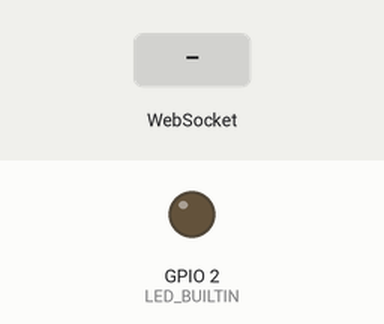
Bench run of a sketch on a simulated ESP8266 (NodeMCU). Shown: output pins drawn as LEDs (lit = HIGH, except the on-board LED, lit = LOW). The test bench sets the inputs (shaded band).

Above: at 1.2 s.
1.3 s: WebSocket text "0" received
Timing chart, 0 to 4.3 s (numbered marks = the images above; inputs shaded):
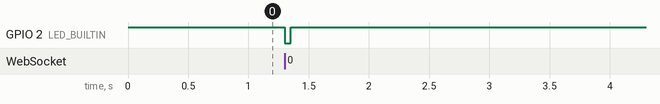

Measured:
- after the input at 1.3 s, GPIO 2 (LED_BUILTIN): HIGH → LOW at once, → HIGH 0.05 s later

The sketch:

ESP8266_3Wheel_Remote.ino
```cpp
#include <ESP8266WiFi.h>
#include <ESP8266WebServer.h>
#include <WebSocketsServer.h>
#include <ArduinoJson.h>

const char* ssid     = "3Wheel Remote Controller";
const char* password = "";

// Commands sent to robot over UART : w / s / a / d / x (stop)
// Telemetry received from robot    : $speed,roll,pitch,counter\n
String webpage = "<!DOCTYPE html><html><head><meta charset='UTF-8'><meta name='viewport' content='width=device-width, initial-scale=1, user-scalable=no'><title>3Wheel Remote</title><style>body{font-family:Arial,sans-serif;background:#1a1a2e;color:#eee;display:flex;flex-direction:column;align-items:center;padding:20px;gap:15px;}h1{font-size:1.4rem;color:#00d4ff;}#status{font-size:.85rem;padding:4px 14px;border-radius:20px;background:#333;}#status.on{background:#1a6b1a;color:#7fff7f;}.tele{display:grid;grid-template-columns:1fr 1fr;gap:10px;width:100%;max-width:300px;}.box{background:#16213e;border:1px solid #0f3460;border-radius:10px;padding:12px;text-align:center;}.lbl{font-size:.7rem;color:#888;text-transform:uppercase;letter-spacing:1px;}.val{font-size:1.6rem;font-weight:bold;color:#00d4ff;margin-top:4px;}.dpad{display:grid;grid-template-columns:repeat(3,80px);grid-template-rows:repeat(3,80px);gap:8px;}.btn{background:#16213e;border:2px solid #0f3460;border-radius:12px;color:#00d4ff;font-size:1.8rem;cursor:pointer;user-select:none;touch-action:none;display:flex;align-items:center;justify-content:center;}.btn.pressed{background:#0a4a8a;border-color:#00d4ff;}.blank{visibility:hidden;}.btn.stop{background:#3e1616;border-color:#8a0000;color:#ff4444;font-size:1.2rem;}.btn.stop.pressed{background:#8a0000;border-color:#ff4444;}</style></head><body><h1>3Wheel Remote Controller</h1><div id='status'>Disconnected</div><div class='tele'><div class='box'><div class='lbl'>Speed</div><div class='val' id='vs'>--</div></div><div class='box'><div class='lbl'>Roll</div><div class='val' id='vr'>--</div></div><div class='box'><div class='lbl'>Pitch</div><div class='val' id='vp'>--</div></div><div class='box'><div class='lbl'>Counter</div><div class='val' id='vc'>--</div></div></div><div class='dpad'><div class='blank'></div><div class='btn' id='btn_w'>&#9650;</div><div class='blank'></div><div class='btn' id='btn_a'>&#9664;</div><div class='btn stop' id='btn_stop'>&#9632;</div><div class='btn' id='btn_d'>&#9654;</div><div class='blank'></div><div class='btn' id='btn_s'>&#9660;</div><div class='blank'></div></div></body><script> var Socket; var st = document.getElementById('status'); function init() { Socket = new WebSocket('ws://' + window.location.hostname + ':81/'); Socket.onopen = function() { st.textContent = 'Connected'; st.className = 'on'; }; Socket.onclose = function() { st.textContent = 'Disconnected'; st.className = ''; setTimeout(init, 3000); }; Socket.onerror = function() { st.textContent = 'Error'; }; Socket.onmessage = function(event) { processCommand(event); }; } function processCommand(event) { var obj = JSON.parse(event.data); if (obj.type === 'telemetry') { document.getElementById('vs').innerHTML = parseFloat(obj.speed).toFixed(1); document.getElementById('vr').innerHTML = parseFloat(obj.roll).toFixed(1); document.getElementById('vp').innerHTML = parseFloat(obj.pitch).toFixed(1); document.getElementById('vc').innerHTML = parseFloat(obj.counter).toFixed(1); } } var stopEl = document.getElementById('btn_stop'); stopEl.addEventListener('mousedown', function() { press('btn_stop', stopEl); }); stopEl.addEventListener('touchstart', function(e) { e.preventDefault(); press('btn_stop', stopEl); }, { passive: false }); ['btn_w', 'btn_s', 'btn_a', 'btn_d'].forEach(function(id) { var el = document.getElementById(id); el.addEventListener('mousedown', function() { press(id, el); }); el.addEventListener('touchstart', function(e) { e.preventDefault(); press(id, el); }, { passive: false }); }); window.addEventListener('mouseup', release); window.addEventListener('touchend', release); function press(type, el) { el.classList.add('pressed'); Socket.send(JSON.stringify({ type: type, state: 'pressed' })); } function release() { document.querySelectorAll('.btn').forEach(function(b) { b.classList.remove('pressed'); }); Socket.send(JSON.stringify({ type: 'btn_stop', state: 'pressed' })); } window.onload = function() { init(); } </script></html>";

ESP8266WebServer server(80);
WebSocketsServer webSocket = WebSocketsServer(81);

void setup() {
  pinMode(LED_BUILTIN, OUTPUT);
  digitalWrite(LED_BUILTIN, HIGH);

  Serial.begin(115200);

  WiFi.softAP(ssid, password);

  server.on("/", []() {
    server.send(200, "text/html", webpage);
  });
  server.begin();

  webSocket.begin();
  webSocket.onEvent(webSocketEvent);
}

void loop() {
  server.handleClient();
  webSocket.loop();

  // Read telemetry lines pushed by the robot MCU
  static String incoming = "";
  while (Serial.available()) {
    char c = Serial.read();
    if (c == '\n') {
      processTelemetry(incoming);
      incoming = "";
    } else if (c != '\r') {
      incoming += c;
    }
  }
}

// Parse "$speed,roll,pitch,counter" and broadcast JSON to all clients
void processTelemetry(String msg) {
  if (!msg.startsWith("$")) return;

  String data = msg.substring(1);
  int c1 = data.indexOf(',');
  int c2 = data.indexOf(',', c1 + 1);
  int c3 = data.indexOf(',', c2 + 1);
  if (c1 < 0 || c2 < 0 || c3 < 0) return;

  StaticJsonDocument<200> doc;
  JsonObject obj = doc.to<JsonObject>();
  obj["type"]  = "telemetry";
  obj["speed"] = data.substring(0, c1).toFloat();
  obj["roll"]  = data.substring(c1 + 1, c2).toFloat();
  obj["pitch"] = data.substring(c2 + 1, c3).toFloat();
  obj["counter"]   = data.substring(c3 + 1).toFloat();

  String json;
  serializeJson(doc, json);
  webSocket.broadcastTXT(json);
}

void webSocketEvent(byte num, WStype_t type, uint8_t* payload, size_t length) {
  switch (type) {
    case WStype_DISCONNECTED:
      break;
    case WStype_CONNECTED:
      break;
    case WStype_TEXT: {
      StaticJsonDocument<200> doc;
      DeserializationError error = deserializeJson(doc, payload);
      if (error) return;

      const char* g_type = doc["type"];

      if      (strcmp(g_type, "btn_w")    == 0) Serial.print("w\n");
      else if (strcmp(g_type, "btn_s")    == 0) Serial.print("s\n");
      else if (strcmp(g_type, "btn_a")    == 0) Serial.print("a\n");
      else if (strcmp(g_type, "btn_d")    == 0) Serial.print("d\n");
      else if (strcmp(g_type, "btn_stop") == 0) Serial.print("x\n");

      digitalWrite(LED_BUILTIN, LOW);
      delay(50);
      digitalWrite(LED_BUILTIN, HIGH);
      break;
    }
  }
}
```
